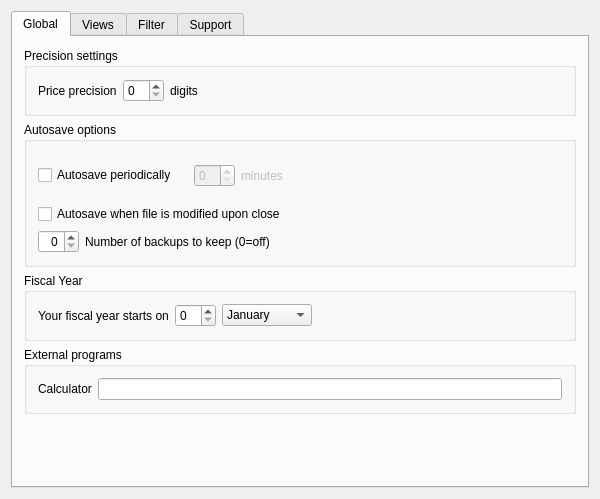
<?xml version="1.0" encoding="UTF-8"?>
<ui version="4.0">
 <class>KSettingsGeneralDecl</class>
 <widget class="QWidget" name="KSettingsGeneralDecl">
  <property name="geometry">
   <rect>
    <x>0</x>
    <y>0</y>
    <width>600</width>
    <height>499</height>
   </rect>
  </property>
  <property name="windowTitle">
   <string>General Settings</string>
  </property>
  <layout class="QVBoxLayout">
   <item>
    <widget class="KTabWidget" name="tabWidget2">
     <property name="currentIndex">
      <number>0</number>
     </property>
     <widget class="QWidget" name="tab">
      <attribute name="title">
       <string comment="@title global settings">Global</string>
      </attribute>
      <layout class="QVBoxLayout" name="verticalLayout_6">
       <item>
        <widget class="QGroupBox" name="groupBox_3">
         <property name="title">
          <string>Precision settings</string>
         </property>
         <layout class="QHBoxLayout" name="horizontalLayout_4">
          <item>
           <widget class="QLabel" name="textLabel1">
            <property name="text">
             <string>Price precision</string>
            </property>
            <property name="wordWrap">
             <bool>false</bool>
            </property>
           </widget>
          </item>
          <item>
           <widget class="QSpinBox" name="kcfg_PricePrecision">
            <property name="maximum">
             <number>10</number>
            </property>
           </widget>
          </item>
          <item>
           <widget class="QLabel" name="textLabel2">
            <property name="text">
             <string>digits</string>
            </property>
            <property name="wordWrap">
             <bool>false</bool>
            </property>
           </widget>
          </item>
          <item>
           <spacer name="spacer2">
            <property name="orientation">
             <enum>Qt::Horizontal</enum>
            </property>
            <property name="sizeType">
             <enum>QSizePolicy::Expanding</enum>
            </property>
            <property name="sizeHint" stdset="0">
             <size>
              <width>391</width>
              <height>21</height>
             </size>
            </property>
           </spacer>
          </item>
         </layout>
        </widget>
       </item>
       <item>
        <widget class="QGroupBox" name="groupBox_2">
         <property name="title">
          <string>Autosave options</string>
         </property>
         <layout class="QVBoxLayout" name="verticalLayout">
          <item>
           <layout class="QHBoxLayout" name="horizontalLayout_3">
            <item>
             <widget class="QCheckBox" name="kcfg_AutoSaveFile">
              <property name="text">
               <string>Autosave periodically</string>
              </property>
             </widget>
            </item>
            <item>
             <widget class="QWidget" name="m_periodFrame" native="true">
              <property name="enabled">
               <bool>false</bool>
              </property>
              <layout class="QHBoxLayout" name="horizontalLayout_2">
               <item>
                <widget class="QSpinBox" name="kcfg_AutoSavePeriod">
                 <property name="maximum">
                  <number>60</number>
                 </property>
                </widget>
               </item>
               <item>
                <widget class="QLabel" name="textLabel3">
                 <property name="text">
                  <string>minutes</string>
                 </property>
                 <property name="wordWrap">
                  <bool>false</bool>
                 </property>
                </widget>
               </item>
              </layout>
             </widget>
            </item>
            <item>
             <spacer name="spacer3">
              <property name="orientation">
               <enum>Qt::Horizontal</enum>
              </property>
              <property name="sizeType">
               <enum>QSizePolicy::Expanding</enum>
              </property>
              <property name="sizeHint" stdset="0">
               <size>
                <width>308</width>
                <height>22</height>
               </size>
              </property>
             </spacer>
            </item>
           </layout>
          </item>
          <item>
           <widget class="QCheckBox" name="kcfg_AutoSaveOnClose">
            <property name="text">
             <string>Autosave when file is modified upon close</string>
            </property>
           </widget>
          </item>
          <item>
           <layout class="QHBoxLayout" name="horizontalLayout_6">
            <item>
             <widget class="QSpinBox" name="kcfg_AutoBackupCopies">
              <property name="toolTip">
               <string>Setup number of backups to keep (local file only)</string>
              </property>
              <property name="whatsThis">
               <string>Whenever the current data is saved into a local file, KMyMoney keeps the selected number of previous states of the file.

Set it to 0 to turn the feature off.</string>
              </property>
              <property name="frame">
               <bool>true</bool>
              </property>
              <property name="alignment">
               <set>Qt::AlignRight|Qt::AlignTrailing|Qt::AlignVCenter</set>
              </property>
              <property name="maximum">
               <number>20</number>
              </property>
              <property name="singleStep">
               <number>1</number>
              </property>
             </widget>
            </item>
            <item>
             <widget class="QLabel" name="label_2">
              <property name="text">
               <string>Number of backups to keep (0=off)</string>
              </property>
             </widget>
            </item>
            <item>
             <spacer name="horizontalSpacer">
              <property name="orientation">
               <enum>Qt::Horizontal</enum>
              </property>
              <property name="sizeHint" stdset="0">
               <size>
                <width>40</width>
                <height>20</height>
               </size>
              </property>
             </spacer>
            </item>
           </layout>
          </item>
         </layout>
        </widget>
       </item>
       <item>
        <widget class="QGroupBox" name="groupBox">
         <property name="title">
          <string>Fiscal Year</string>
         </property>
         <layout class="QHBoxLayout" name="horizontalLayout">
          <item>
           <widget class="QLabel" name="textLabel1_2_2">
            <property name="text">
             <string>Your fiscal year starts on</string>
            </property>
            <property name="wordWrap">
             <bool>false</bool>
            </property>
           </widget>
          </item>
          <item>
           <widget class="KIntSpinBox" name="kcfg_FiscalYearBeginDay"/>
          </item>
          <item>
           <widget class="KComboBox" name="kcfg_FiscalYearBegin">
            <item>
             <property name="text">
              <string>January</string>
             </property>
            </item>
            <item>
             <property name="text">
              <string>February</string>
             </property>
            </item>
            <item>
             <property name="text">
              <string>March</string>
             </property>
            </item>
            <item>
             <property name="text">
              <string>April</string>
             </property>
            </item>
            <item>
             <property name="text">
              <string>May</string>
             </property>
            </item>
            <item>
             <property name="text">
              <string>June</string>
             </property>
            </item>
            <item>
             <property name="text">
              <string>July</string>
             </property>
            </item>
            <item>
             <property name="text">
              <string comment="@item the month August">August</string>
             </property>
            </item>
            <item>
             <property name="text">
              <string>September</string>
             </property>
            </item>
            <item>
             <property name="text">
              <string>October</string>
             </property>
            </item>
            <item>
             <property name="text">
              <string>November</string>
             </property>
            </item>
            <item>
             <property name="text">
              <string>December</string>
             </property>
            </item>
           </widget>
          </item>
          <item>
           <spacer name="spacer11">
            <property name="orientation">
             <enum>Qt::Horizontal</enum>
            </property>
            <property name="sizeType">
             <enum>QSizePolicy::Expanding</enum>
            </property>
            <property name="sizeHint" stdset="0">
             <size>
              <width>282</width>
              <height>17</height>
             </size>
            </property>
           </spacer>
          </item>
         </layout>
        </widget>
       </item>
       <item>
        <widget class="QGroupBox" name="groupBox_7">
         <property name="title">
          <string>External programs</string>
         </property>
         <layout class="QHBoxLayout" name="horizontalLayout_5">
          <item>
           <widget class="QLabel" name="label">
            <property name="text">
             <string>Calculator</string>
            </property>
           </widget>
          </item>
          <item>
           <widget class="KLineEdit" name="kcfg_ExternalCalculator"/>
          </item>
         </layout>
        </widget>
       </item>
       <item>
        <spacer name="spacer3_2">
         <property name="orientation">
          <enum>Qt::Vertical</enum>
         </property>
         <property name="sizeType">
          <enum>QSizePolicy::Expanding</enum>
         </property>
         <property name="sizeHint" stdset="0">
          <size>
           <width>20</width>
           <height>20</height>
          </size>
         </property>
        </spacer>
       </item>
      </layout>
     </widget>
     <widget class="QWidget" name="tab2">
      <attribute name="title">
       <string>Views</string>
      </attribute>
      <layout class="QVBoxLayout" name="verticalLayout_7">
       <item>
        <widget class="KButtonGroup" name="kcfg_StartLastViewSelected">
         <property name="title">
          <string>Startup page options</string>
         </property>
         <layout class="QVBoxLayout" name="verticalLayout_8">
          <item>
           <widget class="QRadioButton" name="radioButton1">
            <property name="text">
             <string>Start with homepage</string>
            </property>
            <property name="checked">
             <bool>true</bool>
            </property>
           </widget>
          </item>
          <item>
           <widget class="QRadioButton" name="radioButton2">
            <property name="text">
             <string>Start with last selected view</string>
            </property>
           </widget>
          </item>
         </layout>
        </widget>
       </item>
       <item>
        <widget class="KButtonGroup" name="kcfg_viewType">
         <property name="title">
          <string>Type of the KMyMoney view</string>
         </property>
         <layout class="QGridLayout">
          <item row="0" column="0">
           <widget class="QRadioButton" name="radioButton3">
            <property name="text">
             <string>List</string>
            </property>
            <property name="checked">
             <bool>true</bool>
            </property>
           </widget>
          </item>
          <item row="0" column="1">
           <widget class="QRadioButton" name="radioButton4">
            <property name="text">
             <string>Tree</string>
            </property>
           </widget>
          </item>
          <item row="0" column="2">
           <widget class="QRadioButton" name="radioButton5">
            <property name="text">
             <string>Tabbed</string>
            </property>
           </widget>
          </item>
         </layout>
        </widget>
       </item>
       <item>
        <widget class="QCheckBox" name="kcfg_showTitleBar">
         <property name="text">
          <string>Show title bar on each page</string>
         </property>
        </widget>
       </item>
       <item>
        <widget class="QCheckBox" name="kcfg_syncLedgerInvestment">
         <property name="text">
          <string>Synchronize account selection of ledger and investment view</string>
         </property>
        </widget>
       </item>
       <item>
        <spacer name="spacer7">
         <property name="orientation">
          <enum>Qt::Vertical</enum>
         </property>
         <property name="sizeType">
          <enum>QSizePolicy::Expanding</enum>
         </property>
         <property name="sizeHint" stdset="0">
          <size>
           <width>20</width>
           <height>319</height>
          </size>
         </property>
        </spacer>
       </item>
      </layout>
     </widget>
     <widget class="QWidget" name="TabPage">
      <attribute name="title">
       <string>Filter</string>
      </attribute>
      <layout class="QVBoxLayout" name="verticalLayout_5">
       <item>
        <widget class="QGroupBox" name="groupBox_6">
         <property name="title">
          <string>Accounts / Categories</string>
         </property>
         <layout class="QVBoxLayout" name="verticalLayout_3">
          <item>
           <widget class="QCheckBox" name="kcfg_HideUnusedCategory">
            <property name="whatsThis">
             <string>This option hides all categories in the categories view that are not used in at least a single transaction. They are still shown in the category selection lists.</string>
            </property>
            <property name="text">
             <string>Do not show unused categories</string>
            </property>
           </widget>
          </item>
          <item>
           <widget class="QCheckBox" name="kcfg_HideClosedAccounts">
            <property name="whatsThis">
             <string>This option hides all accounts that have been closed by the user in views and selection lists.

You can use &lt;b&gt;View/Show all accounts&lt;/b&gt; to temporarily show hidden accounts in the views.</string>
            </property>
            <property name="text">
             <string>Do not show closed accounts</string>
            </property>
           </widget>
          </item>
          <item>
           <widget class="QCheckBox" name="kcfg_ExpertMode">
            <property name="text">
             <string>Show equity accounts</string>
            </property>
           </widget>
          </item>
          <item>
           <widget class="QCheckBox" name="kcfg_ShowCategoriesInAccountsView">
            <property name="whatsThis">
             <string>This option will display the categories in the accounts view also.</string>
            </property>
            <property name="text">
             <string>Show categories in the accounts list view</string>
            </property>
           </widget>
          </item>
         </layout>
        </widget>
       </item>
       <item>
        <widget class="QGroupBox" name="groupBox_5">
         <property name="title">
          <string>Schedules</string>
         </property>
         <layout class="QVBoxLayout" name="verticalLayout_4">
          <item>
           <widget class="QCheckBox" name="kcfg_HideFinishedSchedules">
            <property name="whatsThis">
             <string>This option hides all finished schedules in the schedules view.</string>
            </property>
            <property name="text">
             <string>Do not show finished schedules</string>
            </property>
           </widget>
          </item>
         </layout>
        </widget>
       </item>
       <item>
        <widget class="QGroupBox" name="groupBox_4">
         <property name="title">
          <string>Transactions</string>
         </property>
         <layout class="QVBoxLayout" name="verticalLayout_2">
          <item>
           <layout class="QHBoxLayout">
            <item>
             <widget class="QLabel" name="textLabel1_3">
              <property name="text">
               <string>Do not show transactions prior to</string>
              </property>
              <property name="wordWrap">
               <bool>false</bool>
              </property>
             </widget>
            </item>
            <item>
             <widget class="kMyMoneyDateInput" name="m_startDateEdit"/>
            </item>
            <item>
             <widget class="QDateEdit" name="kcfg_StartDate"/>
            </item>
            <item>
             <spacer name="spacer10">
              <property name="orientation">
               <enum>Qt::Horizontal</enum>
              </property>
              <property name="sizeType">
               <enum>QSizePolicy::Expanding</enum>
              </property>
              <property name="sizeHint" stdset="0">
               <size>
                <width>63</width>
                <height>20</height>
               </size>
              </property>
             </spacer>
            </item>
           </layout>
          </item>
          <item>
           <widget class="QCheckBox" name="kcfg_HideReconciledTransactions">
            <property name="whatsThis">
             <string>This option hides all reconciled transactions in the ledger view.</string>
            </property>
            <property name="text">
             <string>Do not show reconciled transactions</string>
            </property>
           </widget>
          </item>
         </layout>
        </widget>
       </item>
       <item>
        <spacer name="spacer4">
         <property name="orientation">
          <enum>Qt::Vertical</enum>
         </property>
         <property name="sizeType">
          <enum>QSizePolicy::Expanding</enum>
         </property>
         <property name="sizeHint" stdset="0">
          <size>
           <width>20</width>
           <height>30</height>
          </size>
         </property>
        </spacer>
       </item>
      </layout>
     </widget>
     <widget class="QWidget" name="tab_2">
      <attribute name="title">
       <string>Support</string>
      </attribute>
      <layout class="QVBoxLayout" name="verticalLayout_9">
       <item>
        <widget class="QGroupBox" name="groupBox_8">
         <property name="title">
          <string>Logging</string>
         </property>
         <layout class="QVBoxLayout" name="verticalLayout_10">
          <item>
           <layout class="QHBoxLayout" name="horizontalLayout_7">
            <item>
             <widget class="QLabel" name="label_3">
              <property name="text">
               <string>Log path</string>
              </property>
             </widget>
            </item>
            <item>
             <widget class="QLineEdit" name="kcfg_logPath">
              <property name="readOnly">
               <bool>true</bool>
              </property>
             </widget>
            </item>
            <item>
             <widget class="QPushButton" name="choosePath">
              <property name="sizePolicy">
               <sizepolicy hsizetype="Fixed" vsizetype="Fixed">
                <horstretch>0</horstretch>
                <verstretch>0</verstretch>
               </sizepolicy>
              </property>
              <property name="maximumSize">
               <size>
                <width>32</width>
                <height>32</height>
               </size>
              </property>
              <property name="text">
               <string>...</string>
              </property>
             </widget>
            </item>
            <item>
             <spacer name="horizontalSpacer_2">
              <property name="orientation">
               <enum>Qt::Horizontal</enum>
              </property>
              <property name="sizeHint" stdset="0">
               <size>
                <width>40</width>
                <height>20</height>
               </size>
              </property>
             </spacer>
            </item>
           </layout>
          </item>
          <item>
           <widget class="QLabel" name="label_4">
            <property name="text">
             <string>On choosing a log file path please keep in mind that log files may contain sensitive data (e.g. passwords in clear-text etc).</string>
            </property>
            <property name="wordWrap">
             <bool>true</bool>
            </property>
           </widget>
          </item>
          <item>
           <widget class="QCheckBox" name="kcfg_logImportedStatements">
            <property name="text">
             <string>Log imported statements</string>
            </property>
           </widget>
          </item>
          <item>
           <widget class="QCheckBox" name="kcfg_logOfxTransactions">
            <property name="text">
             <string>Log OFX transactions</string>
            </property>
           </widget>
          </item>
         </layout>
        </widget>
       </item>
       <item>
        <widget class="QGroupBox" name="groupBox_9">
         <property name="title">
          <string>Other logging options</string>
         </property>
         <widget class="QLabel" name="m_aqbankingLogPath">
          <property name="geometry">
           <rect>
            <x>10</x>
            <y>30</y>
            <width>551</width>
            <height>18</height>
           </rect>
          </property>
          <property name="text">
           <string/>
          </property>
         </widget>
         <widget class="QCheckBox" name="m_aqbankingLogLevelDebug">
          <property name="geometry">
           <rect>
            <x>10</x>
            <y>50</y>
            <width>221</width>
            <height>21</height>
           </rect>
          </property>
          <property name="text">
           <string>Set AqBanking log level to Debug</string>
          </property>
         </widget>
         <widget class="QCheckBox" name="m_gwenhywfarLogLevelDebug">
          <property name="geometry">
           <rect>
            <x>10</x>
            <y>70</y>
            <width>221</width>
            <height>21</height>
           </rect>
          </property>
          <property name="text">
           <string>Set Gwenhywfar log level to Debug</string>
          </property>
         </widget>
        </widget>
       </item>
      </layout>
     </widget>
    </widget>
   </item>
  </layout>
 </widget>
 <layoutdefault spacing="6" margin="11"/>
 <customwidgets>
  <customwidget>
   <class>KButtonGroup</class>
   <extends>QGroupBox</extends>
   <header>kbuttongroup.h</header>
   <container>1</container>
  </customwidget>
  <customwidget>
   <class>KComboBox</class>
   <extends>QComboBox</extends>
   <header>kcombobox.h</header>
  </customwidget>
  <customwidget>
   <class>KLineEdit</class>
   <extends>QLineEdit</extends>
   <header>klineedit.h</header>
  </customwidget>
  <customwidget>
   <class>KIntSpinBox</class>
   <extends>QSpinBox</extends>
   <header>knuminput.h</header>
  </customwidget>
  <customwidget>
   <class>KTabWidget</class>
   <extends>QTabWidget</extends>
   <header>ktabwidget.h</header>
   <container>1</container>
  </customwidget>
  <customwidget>
   <class>kMyMoneyDateInput</class>
   <extends>QFrame</extends>
   <header>kmymoneydateinput.h</header>
   <container>1</container>
  </customwidget>
 </customwidgets>
 <resources/>
 <connections>
  <connection>
   <sender>kcfg_AutoSaveFile</sender>
   <signal>toggled(bool)</signal>
   <receiver>m_periodFrame</receiver>
   <slot>setEnabled(bool)</slot>
   <hints>
    <hint type="sourcelabel">
     <x>103</x>
     <y>274</y>
    </hint>
    <hint type="destinationlabel">
     <x>188</x>
     <y>263</y>
    </hint>
   </hints>
  </connection>
 </connections>
</ui>
